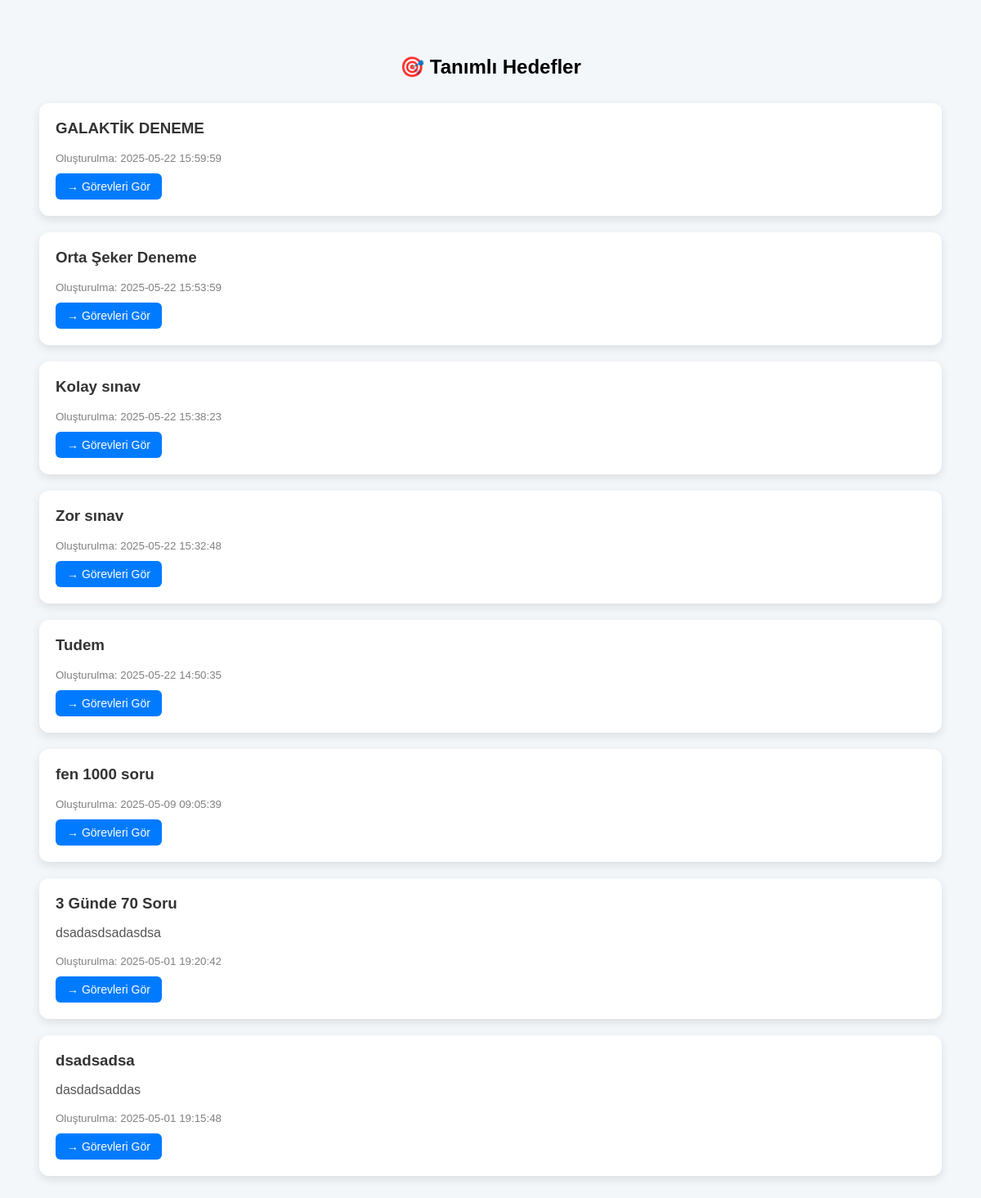
The page /list-tasks.php on the database its author committed.
### tables this page shows
CREATE TABLE `goals` (
  `id` int(16) NOT NULL,
  `teacher_id` int(16) NOT NULL,
  `title` varchar(250) NOT NULL,
  `description` text NOT NULL,
  `end_date` date DEFAULT NULL,
  `start_date` date DEFAULT NULL,
  `created_at` datetime NOT NULL DEFAULT current_timestamp()
);

### list-tasks.php (the view, shortened to what this page needs)
<?php
$conn = new mysqli("localhost", "root", "", "student_db");
$result = $conn->query("SELECT * FROM goals ORDER BY created_at DESC");
?>
<!DOCTYPE html>
<html lang="tr">
<head>
</head>
<body>
<h2>🎯 Tanımlı Hedefler</h2>
<?php if ($result->num_rows > 0): ?>
    <?php while ($row = $result->fetch_assoc()): ?>
        <div class="goal">
            <h3><?= htmlspecialchars($row['title']) ?></h3>
            <p><?= nl2br(htmlspecialchars($row['description'])) ?></p>
            <small>Oluşturulma: <?= $row['created_at'] ?></small><br>
            <a class="view-tasks" href="list-tasks.php?goal_id=<?= $row['id'] ?>">→ Görevleri Gör</a>
        </div>
    <?php endwhile; ?>
<?php else: ?>
    <p>Henüz hiçbir hedef tanımlanmamış.</p>
<?php endif; ?>
</body>
</html>

### list-tasks.php (style rules this page uses)
body { font-family: Arial, sans-serif; background: #f4f7fa; padding: 40px; }
h2 { text-align: center; margin-bottom: 30px; }
.goal { background-color: white; border-radius: 12px; padding: 20px; margin-bottom: 20px; box-shadow: 0 4px 12px rgba(0,0,0,0.1); }
.goal h3 { margin: 0; color: #333; }
.goal p { color: #555; }
.goal small { color: gray; }
.view-tasks { display: inline-block; margin-top: 10px; background-color: #007bff; color: white; padding: 8px 14px; border: none; border-radius: 6px; text-decoration: none; font-size: 14px; }

### rows shown on the page
goals: title "GALAKTİK DENEME", created_at "2025-05-22 15:59:59"
goals: title "Orta Şeker Deneme", created_at "2025-05-22 15:53:59"
goals: title "Kolay sınav", created_at "2025-05-22 15:38:23"
goals: title "Zor sınav", created_at "2025-05-22 15:32:48"
goals: title "Tudem", created_at "2025-05-22 14:50:35"
goals: title "fen 1000 soru", created_at "2025-05-09 09:05:39"
goals: title "3 Günde 70 Soru", description "dsadasdsadasdsa", created_at "2025-05-01 19:20:42"
goals: title "dsadsadsa", description "dasdadsaddas", created_at "2025-05-01 19:15:48"
